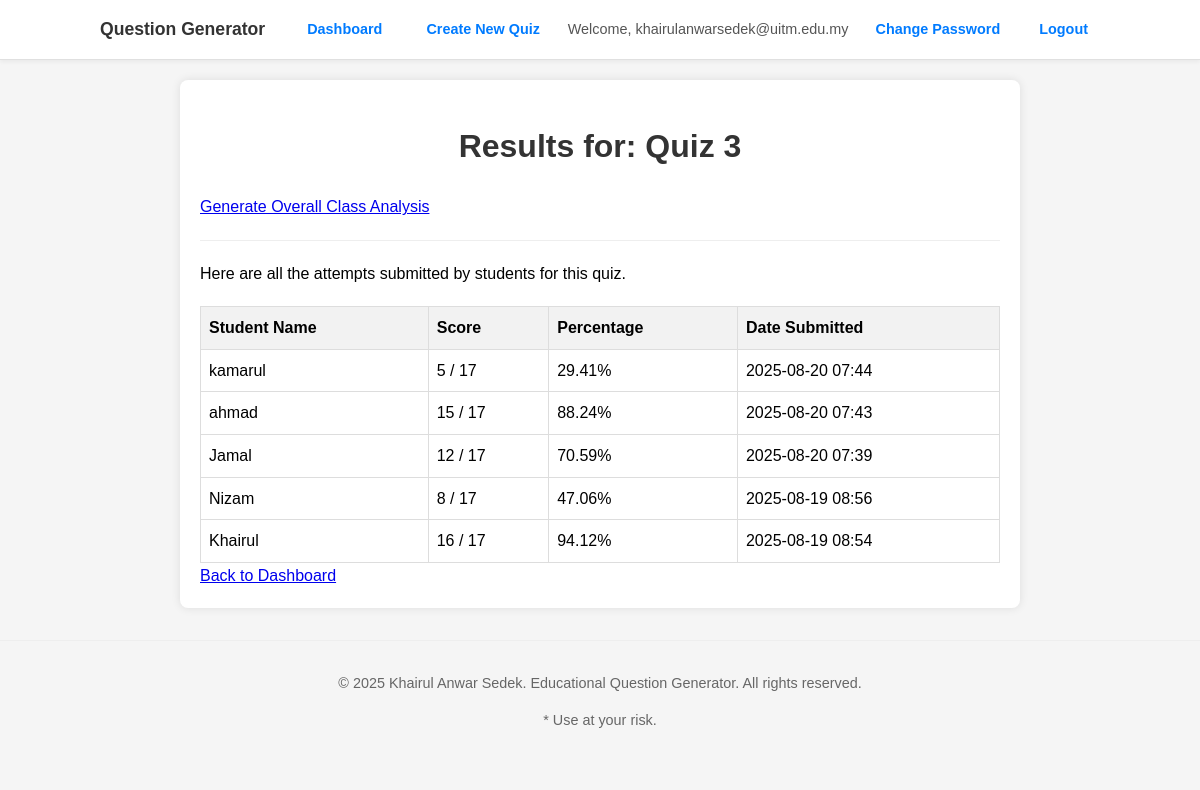
The page /quiz/229b1ed9-268a-4ae4-b5c9-ff695bf280af/attempts (signed in) on the database its author committed.
### app.py (models this page shows, shortened)
class User(UserMixin, db.Model):
    id = db.Column(db.Integer, primary_key=True)
    username = db.Column(db.String(150), unique=True, nullable=False)
    password_hash = db.Column(db.String(128))
    quizzes = db.relationship('Quiz', backref='creator', lazy=True)

class Quiz(db.Model):
    id = db.Column(db.Integer, primary_key=True)
    public_id = db.Column(db.String(36), unique=True, nullable=False, default=lambda: str(uuid.uuid4()))
    title = db.Column(db.String(100))
    user_id = db.Column(db.Integer, db.ForeignKey('user.id'), nullable=False)
    analysis_text = db.Column(db.Text, nullable=True) # Ensure this line is present
    questions = db.relationship('Question', backref='quiz', cascade="all, delete-orphan")

class QuizAttempt(db.Model):
    id = db.Column(db.Integer, primary_key=True)
    student_name = db.Column(db.String(100), nullable=False)
    quiz_id = db.Column(db.Integer, db.ForeignKey('quiz.id'), nullable=False)
    score = db.Column(db.Integer, nullable=False)
    total_score = db.Column(db.Integer, nullable=False)
    percentage = db.Column(db.Float, nullable=True)
    timestamp = db.Column(db.DateTime, default=datetime.utcnow)
    quiz = db.relationship('Quiz', backref=db.backref('attempts', lazy=True))
    answers = db.relationship('StudentAnswer', backref='attempt', lazy=True, cascade="all, delete-orphan")

### app.py (the view)
@app.route('/quiz/<public_id>/attempts')
@login_required
def view_attempts(public_id):
    quiz = Quiz.query.filter_by(public_id=public_id, user_id=current_user.id).first_or_404()
    attempts = sorted(quiz.attempts, key=lambda x: x.timestamp, reverse=True)
    return render_template('quiz_attempts.html', quiz=quiz, attempts=attempts)

### app.py (called while the page is built)
@login_manager.user_loader
def load_user(user_id):
    return db.session.get(User, int(user_id))

### templates/quiz_attempts.html
{% extends "base.html" %}
{% block content %}
<h1>Results for: {{ quiz.title }}</h1>
<div class="overall-analysis-link">
    <a href="{{ url_for('overall_analysis', public_id=quiz.public_id) }}" class="btn">
        Generate Overall Class Analysis
    </a>
</div>
<p>Here are all the attempts submitted by students for this quiz.</p>
{% if attempts %}
    <table class="results-table">
        <thead>
            <tr>
                <th>Student Name</th>
                <th>Score</th>
                <th>Percentage</th>
                <th>Date Submitted</th>
            </tr>
        </thead>
        <tbody>
            {% for attempt in attempts %}
            <tr>
                <td>{{ attempt.student_name }}</td>
                <td>{{ attempt.score }} / {{ attempt.total_score }}</td>
                <td>{{ '%.2f'|format(attempt.percentage) }}%</td>
                <td>{{ attempt.timestamp.strftime('%Y-%m-%d %H:%M') }}</td>
            </tr>
            {% endfor %}
        </tbody>
    </table>
{% else %}
    <p>No one has attempted this quiz yet.</p>
{% endif %}
<a href="{{ url_for('index') }}" class="btn">Back to Dashboard</a>
{% endblock %}

### templates/base.html (shortened to what this page needs)
<!DOCTYPE html>
<html lang="en">
<head>
    <link rel="stylesheet" href="{{ url_for('static', filename='styles.css') }}">
</head>
<body>
    <header class="app-header">
        <div class="header-content">
            <div class="header-left">
                <a href="{{ url_for('index') }}" class="site-title">Question Generator</a>
                <nav class="main-nav">
                    {% if current_user.is_authenticated %}
                        <a href="{{ url_for('index') }}" class="nav-link">Dashboard</a>
                        <a href="{{ url_for('create_quiz') }}" class="nav-link">Create New Quiz</a>
                    {% endif %}
                </nav>
            </div>
            <nav class="user-nav">
                {% if current_user.is_authenticated %}
                    <span class="user-name">Welcome, {{ current_user.username }}</span>
                     <a href="{{ url_for('change_password') }}" class="nav-link">Change Password</a>
                    <a href="{{ url_for('logout') }}" class="nav-link">Logout</a>
                {% else %}
                    <a href="{{ url_for('login') }}" class="nav-link">Login</a>
                    <a href="{{ url_for('register') }}" class="nav-link">Register</a>
                {% endif %}
            </nav>
        </div>
    </header>
    <div class="container">
        {% block content %}{% endblock %}
    </div>
    <footer class="app-footer">
        <p>&copy; 2025 Khairul Anwar Sedek. Educational Question Generator. All rights reserved.</p>
        <p>* Use at your risk. </p>
    </footer>
</body>
</html>

### static/styles.css (style rules this page uses)
body { font-family: Arial, sans-serif; line-height: 1.6; margin: 0; padding: 0; background-color: #f5f5f5; }
.container { max-width: 800px; margin: 20px auto; background: white; padding: 20px; border-radius: 8px; box-shadow: 0 0 10px rgba(0,0,0,0.1); }
h1 { color: #333; text-align: center; }
.app-footer { margin-top: 2rem; padding: 1rem 0; text-align: center; font-size: 0.9rem; color: #666; border-top: 1px solid #eee; }
.results-table { width: 100%; border-collapse: collapse; margin-top: 20px; }
.results-table th, .results-table td { border: 1px solid #ddd; padding: 8px; text-align: left; }
.results-table th { background-color: #f2f2f2; font-weight: bold; }
.app-header { background-color: #ffffff; padding: 10px 20px; border-bottom: 1px solid #e0e0e0; box-shadow: 0 2px 4px rgba(0,0,0,0.05); }
.header-content { max-width: 1000px; margin: 0 auto; display: flex; justify-content: space-between; align-items: center; }
.header-left { display: flex; align-items: center; gap: 30px; }
.main-nav { display: flex; gap: 20px; }
.site-title { font-weight: bold; font-size: 1.1em; color: #333; text-decoration: none; }
.user-nav { display: flex; align-items: center; gap: 15px; }
.user-name { color: #555; font-size: 0.9em; }
.nav-link { color: #007bff; text-decoration: none; font-size: 0.9em; font-weight: bold; padding: 8px 12px; border-radius: 5px; transition: background-color 0.2s, color 0.2s; }
.overall-analysis-link { margin-bottom: 20px; padding-bottom: 20px; border-bottom: 1px solid #eee; }

### rows shown on the page
User: username "khairulanwarsedek@uitm.edu.my"
Quiz: title "Quiz 3"
QuizAttempt: student_name "kamarul", score "5", total_score "17", percentage "29.41", timestamp "2025-08-20 07:44"
QuizAttempt: student_name "ahmad", score "15", total_score "17", percentage "88.24", timestamp "2025-08-20 07:43"
QuizAttempt: student_name "Jamal", score "12", total_score "17", percentage "70.59", timestamp "2025-08-20 07:39"
QuizAttempt: student_name "Nizam", score "8", total_score "17", percentage "47.06", timestamp "2025-08-19 08:56"
QuizAttempt: student_name "Khairul", score "16", total_score "17", percentage "94.12", timestamp "2025-08-19 08:54"
